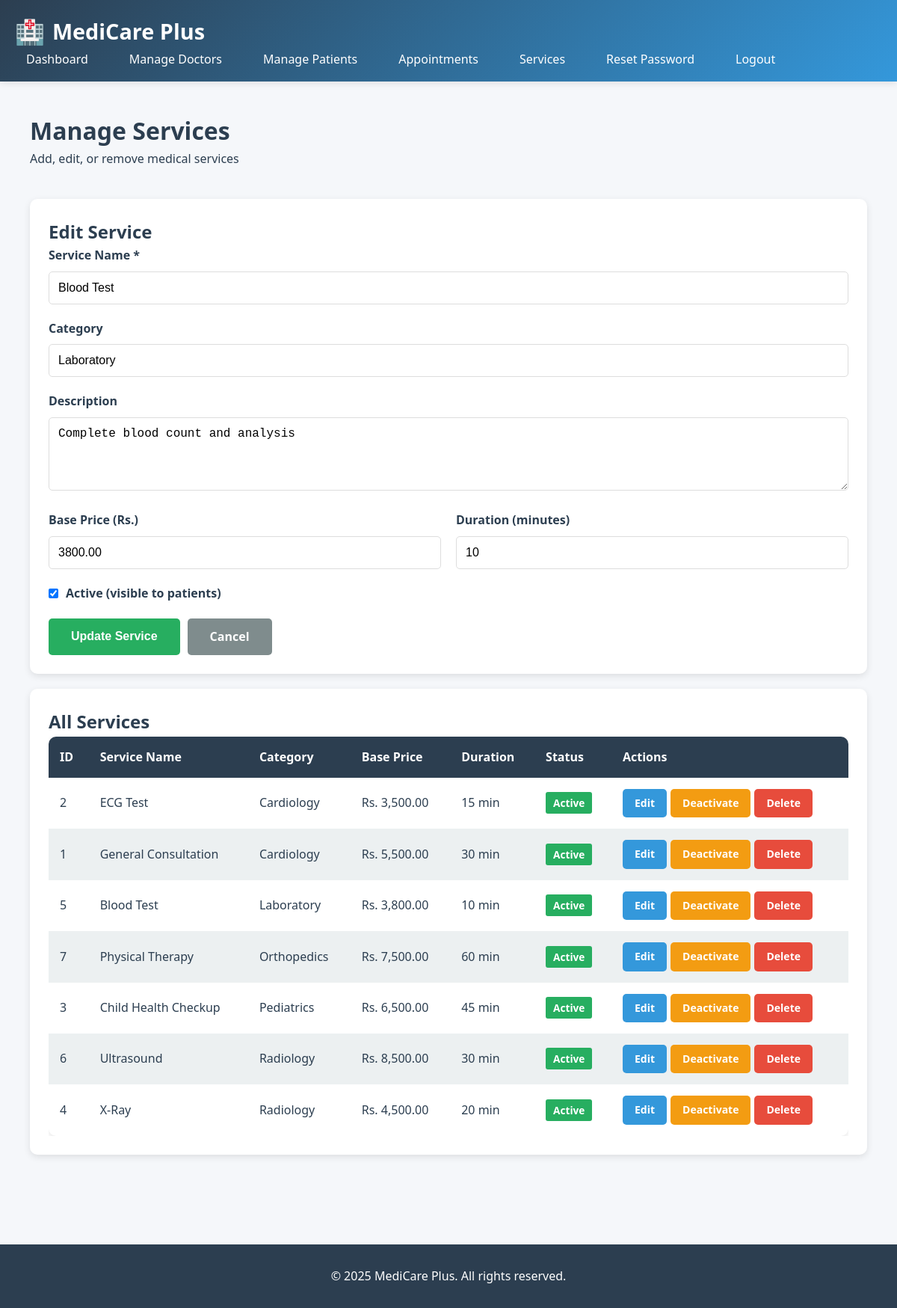
The app's page /admin/services.php?edit=5 (signed in) with its own data.
### tables this page shows
CREATE TABLE services (
    service_id INT AUTO_INCREMENT PRIMARY KEY,
    service_name VARCHAR(100) NOT NULL,
    category VARCHAR(50),
    description TEXT,
    base_price DECIMAL(10, 2),
    duration_minutes INT,
    is_active TINYINT(1) DEFAULT 1
);

### admin/services.php (the view, shortened to what this page needs)
<!DOCTYPE html>
<html lang="en">
<head>
    <link rel="stylesheet" href="../assets/css/style.css">
</head>
<body>
    <?php
    $conn = getDBConnection();
    $services = $conn->query("
        SELECT * FROM services
        ORDER BY category, service_name
    ");
    $editing_service = null;
    if (isset($_GET['edit'])) {
        $edit_id = (int)$_GET['edit'];
        $stmt = $conn->prepare("SELECT * FROM services WHERE service_id = ?");
        $stmt->bind_param("i", $edit_id);
        $stmt->execute();
        $editing_service = $stmt->get_result()->fetch_assoc();
    }
    ?>
    <header>
        <div class="container">
            <div class="header-content">
                <div class="logo">
                    <span class="logo-icon">🏥</span>
                    <h1>MediCare Plus</h1>
                </div>
                <nav>
                    <ul>
                        <li><a href="dashboard.php">Dashboard</a></li>
                        <li><a href="doctors.php">Manage Doctors</a></li>
                        <li><a href="patients.php">Manage Patients</a></li>
                        <li><a href="appointments.php">Appointments</a></li>
                        <li><a href="services.php">Services</a></li>
                        <li><a href="reset-password.php">Reset Password</a></li>
                        <li><a href="../logout.php">Logout</a></li>
                    </ul>
                </nav>
            </div>
        </div>
    </header>
    <div class="dashboard">
        <div class="container">
            <div class="dashboard-header">
                <h1>Manage Services</h1>
                <p>Add, edit, or remove medical services</p>
            </div>
            <div class="card">
                <h2><?php echo $editing_service ? 'Edit Service' : 'Add New Service'; ?></h2>
                <form method="POST" class="form">
                    <div class="form-group">
                        <label for="service_name">Service Name *</label>
                        <input type="text" id="service_name" name="service_name" required
                               value="<?php echo $editing_service ? htmlspecialchars($editing_service['service_name']) : ''; ?>">
                    </div>
                    <div class="form-group">
                        <label for="category">Category</label>
                        <input type="text" id="category" name="category" list="categories"
                               value="<?php echo $editing_service ? htmlspecialchars($editing_service['category']) : ''; ?>"
                               placeholder="e.g., Cardiology, Laboratory, Radiology">
                    </div>
                    <div class="form-group">
                        <label for="description">Description</label>
                        <textarea id="description" name="description" rows="4"><?php echo $editing_service ? htmlspecialchars($editing_service['description']) : ''; ?></textarea>
                    </div>
                    <div class="form-row">
                        <div class="form-group">
                            <label for="base_price">Base Price (Rs.)</label>
                            <input type="number" id="base_price" name="base_price" step="0.01" min="0"
                                   value="<?php echo $editing_service && $editing_service['base_price'] ? $editing_service['base_price'] : ''; ?>">
                        </div>
                        <div class="form-group">
                            <label for="duration_minutes">Duration (minutes)</label>
                            <input type="number" id="duration_minutes" name="duration_minutes" min="0"
                                   value="<?php echo $editing_service && $editing_service['duration_minutes'] ? $editing_service['duration_minutes'] : ''; ?>">
                        </div>
                    </div>
                    <div class="form-group">
                        <label style="display: flex; align-items: center; cursor: pointer;">
                            <input type="checkbox" name="is_active" value="1"
                                   <?php echo (!$editing_service || $editing_service['is_active']) ? 'checked' : ''; ?>
                                   style="margin-right: 10px;">
                            Active (visible to patients)
                        </label>
                    </div>
                    <div class="d-flex gap-10">
                        <?php if ($editing_service): ?>
                            <button type="submit" name="update_service" class="btn btn-success">Update Service</button>
                            <a href="services.php" class="btn btn-secondary">Cancel</a>
                        <?php else: ?>
                            <button type="submit" name="add_service" class="btn btn-primary">Add Service</button>
                        <?php endif; ?>
                    </div>
                </form>
            </div>
            <div class="card">
                <h2>All Services</h2>
                <?php if ($services->num_rows > 0): ?>
                    <div style="overflow-x: auto;">
                        <table>
                            <thead>
                                <tr>
                                    <th>ID</th>
                                    <th>Service Name</th>
                                    <th>Category</th>
                                    <th>Base Price</th>
                                    <th>Duration</th>
                                    <th>Status</th>
                                    <th>Actions</th>
                                </tr>
                            </thead>
                            <tbody>
                                <?php while ($service = $services->fetch_assoc()): ?>
                                    <tr>
                                        <td><?php echo $service['service_id']; ?></td>
                                        <td><?php echo htmlspecialchars($service['service_name']); ?></td>
                                        <td><?php echo htmlspecialchars($service['category'] ?? 'N/A'); ?></td>
                                        <td>
                                            <?php echo $service['base_price'] ? 'Rs. ' . number_format($service['base_price'], 2) : 'N/A'; ?>
                                        </td>
                                        <td>
                                            <?php echo $service['duration_minutes'] ? $service['duration_minutes'] . ' min' : 'N/A'; ?>
                                        </td>
                                        <td>
                                            <span style="padding: 5px 10px; border-radius: 3px; font-size: 0.85rem; font-weight: 600;
                                                background-color: <?php echo $service['is_active'] ? '#27ae60' : '#e74c3c'; ?>;
                                                color: white;">
                                                <?php echo $service['is_active'] ? 'Active' : 'Inactive'; ?>
                                            </span>
                                        </td>
                                        <td>
                                            <div class="d-flex gap-5">
                                                <a href="?edit=<?php echo $service['service_id']; ?>" class="btn btn-primary btn-sm">Edit</a>
                                                <a href="?toggle=<?php echo $service['service_id']; ?>"
                                                   class="btn btn-warning btn-sm"
                                                   onclick="return confirm('Toggle service status?')">
                                                    <?php echo $service['is_active'] ? 'Deactivate' : 'Activate'; ?>
                                                </a>
                                                <a href="?delete=<?php echo $service['service_id']; ?>"
                                                   class="btn btn-danger btn-sm"
                                                   onclick="return confirm('Are you sure you want to delete this service?')">
                                                    Delete
                                                </a>
                                            </div>
                                        </td>
                                    </tr>
                                <?php endwhile; ?>
                            </tbody>
                        </table>
                    </div>
                <?php else: ?>
                    <p style="text-align: center; color: var(--dark-gray); padding: 20px;">No services found. Add your first service above!</p>
                <?php endif; ?>
            </div>
        </div>
    </div>
    <footer>
        <div class="container">
            <p>&copy; 2025 MediCare Plus. All rights reserved.</p>
        </div>
    </footer>
</body>
</html>

### assets/css/style.css (style rules this page uses)
* { margin: 0; padding: 0; box-sizing: border-box; }
html { scroll-behavior: smooth; }
* { transition: all 0.3s ease; }
:root { --primary-color: #2c3e50; --secondary-color: #3498db; --accent-color: #e74c3c; --success-color: #27ae60; --warning-color: #f39c12; --light-gray: #ecf0f1; --dark-gray: #7f8c8d; --white: #ffffff; --text-dark: #2c3e50; }
body { font-family: 'Segoe UI', Tahoma, Geneva, Verdana, sans-serif; line-height: 1.6; color: var(--text-dark); background-color: #f5f7fa; }
.container { max-width: 1200px; margin: 0 auto; padding: 0 20px; }
header { background: linear-gradient(135deg, var(--primary-color) 0%, var(--secondary-color) 100%); color: var(--white); padding: 1rem 0; box-shadow: 0 2px 10px rgba(0,0,0,0.1); position: sticky; top: 0; z-index: 1000; }
.header-content { display: flex; justify-content: space-between; align-items: center; flex-wrap: wrap; }
.logo { display: flex; align-items: center; gap: 10px; transition: all 0.3s ease; }
.logo h1 { font-size: 1.8rem; font-weight: 700; }
.logo-icon { font-size: 2rem; transition: all 0.5s cubic-bezier(0.68, -0.55, 0.265, 1.55); display: inline-block; }
nav ul { list-style: none; display: flex; gap: 25px; flex-wrap: wrap; }
nav a { color: var(--white); text-decoration: none; font-weight: 500; transition: all 0.3s cubic-bezier(0.4, 0, 0.2, 1); padding: 8px 15px; border-radius: 5px; position: relative; }
nav a::after { content: ''; position: absolute; bottom: 0; left: 50%; width: 0; height: 2px; background: var(--white); transition: all 0.3s ease; transform: translateX(-50%); }
.btn { display: inline-block; padding: 12px 30px; background-color: var(--secondary-color); color: var(--white); text-decoration: none; border-radius: 5px; border: none; cursor: pointer; font-size: 1rem; font-weight: 600; transition: all 0.3s cubic-bezier(0.4, 0, 0.2, 1); position: relative; overflow: hidden; }
.btn::before { content: ''; position: absolute; top: 50%; left: 50%; width: 0; height: 0; border-radius: 50%; background: rgba(255, 255, 255, 0.2); transform: translate(-50%, -50%); transition: width 0.6s, height 0.6s; }
.btn-primary { background-color: var(--secondary-color); }
.btn-success { background-color: var(--success-color); }
.btn-danger { background-color: var(--accent-color); }
.btn-warning { background-color: var(--warning-color); }
.card { background: var(--white); border-radius: 10px; padding: 25px; margin: 20px 0; box-shadow: 0 3px 10px rgba(0,0,0,0.1); transition: all 0.4s cubic-bezier(0.4, 0, 0.2, 1); }
.form-group { margin-bottom: 20px; }
.form-group label { display: block; margin-bottom: 8px; font-weight: 600; color: var(--text-dark); }
table { width: 100%; border-collapse: collapse; background: var(--white); border-radius: 10px; overflow: hidden; box-shadow: 0 3px 10px rgba(0,0,0,0.1); transition: all 0.3s ease; }
thead { background-color: var(--primary-color); color: var(--white); }
th, td { padding: 15px; text-align: left; }
tbody tr:nth-child(even) { background-color: var(--light-gray); }
tbody tr { transition: all 0.3s ease; }
.dashboard { padding: 40px 20px; }
.dashboard-header { margin-bottom: 40px; }
footer { background-color: var(--primary-color); color: var(--white); text-align: center; padding: 30px 20px; margin-top: 60px; }
.dashboard, .services, .container { animation: fadeIn 0.6s ease; }
input[type="checkbox"], input[type="radio"] { transition: all 0.2s ease; cursor: pointer; }
a { transition: all 0.3s ease; }
.d-flex { display: flex; }
.gap-10 { gap: 10px; }
.gap-5 { gap: 5px; }
.form { width: 100%; }
.form input[type="text"], .form input[type="email"], .form input[type="password"], .form input[type="number"], .form input[type="date"], .form input[type="time"], .form textarea, .form select { width: 100%; padding: 12px; border: 1px solid #ddd; border-radius: 5px; font-size: 1rem; transition: border-color 0.3s ease; }
.form-row { display: grid; grid-template-columns: repeat(auto-fit, minmax(250px, 1fr)); gap: 20px; }
.btn-sm { padding: 8px 16px; font-size: 0.875rem; }
.btn-secondary { background-color: var(--dark-gray); }

### records on screen
services: service_name "Blood Test", category "Laboratory", description "Complete blood count and analysis", base_price "3800.00", duration_minutes "10", is_active "☑", service_id "5", base_price "3,800.00", shows "Active", shows "Deactivate"
services: service_id "2", service_name "ECG Test", category "Cardiology", base_price "3,500.00", duration_minutes "15", is_active "Active"
services: service_id "1", service_name "General Consultation", category "Cardiology", base_price "5,500.00", duration_minutes "30", is_active "Active"
services: service_id "7", service_name "Physical Therapy", category "Orthopedics", base_price "7,500.00", duration_minutes "60", is_active "Active"
services: service_id "3", service_name "Child Health Checkup", category "Pediatrics", base_price "6,500.00", duration_minutes "45", is_active "Active"
services: service_id "6", service_name "Ultrasound", category "Radiology", base_price "8,500.00", duration_minutes "30", is_active "Active"
services: service_id "4", service_name "X-Ray", category "Radiology", base_price "4,500.00", duration_minutes "20", is_active "Active"
